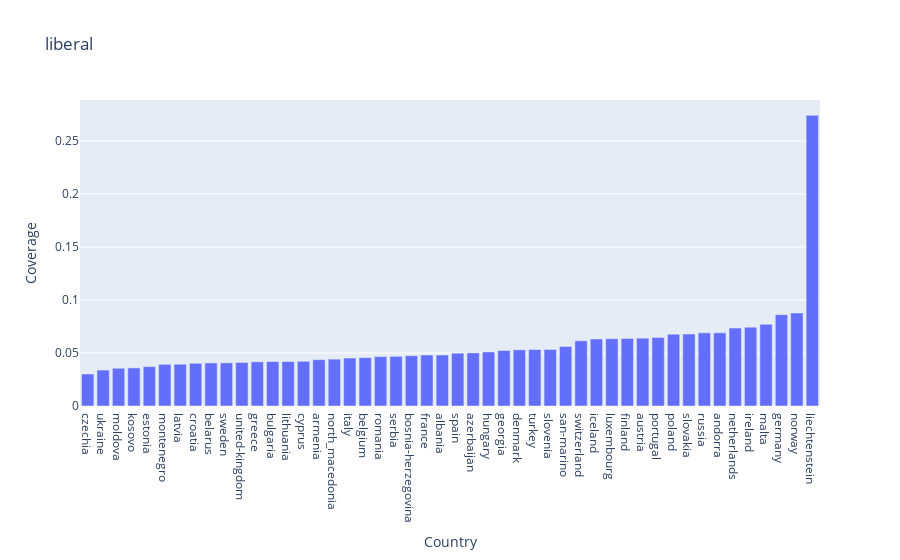

The code cell stored with this chart in its notebook:
### Code cell
# plot single topic
topic = 'liberal'
df_sorted = df.sort_values(by=topic, ascending=True)
fig = go.Figure(data=[go.Bar(x=df_sorted['country'], y=df_sorted[topic])])

# Customize the layout (optional)
fig.update_layout(title=topic, xaxis_title='Country', yaxis_title='Coverage')

# Display the chart
fig.show()

### Figure 1 — Plotly figure (JSON) as saved in the notebook; plotly's stock layout.template omitted (floating-point values rounded to 4 significant figures)
{"data": [{"type": "bar", "x": ["czechia", "ukraine", "moldova", "kosovo", "estonia", "montenegro", "latvia", "croatia", "belarus", "sweden", "united-kingdom", "greece", "bulgaria", "lithuania", "cyprus", "armenia", "north_macedonia", "italy", "belgium", "romania", "serbia", "bosnia-herzegovina", "france", "albania", "spain", "azerbaijan", "hungary", "georgia", "denmark", "turkey", "slovenia", "san-marino", "switzerland", "iceland", "luxembourg", "finland", "austria", "portugal", "poland", "slovakia", "russia", "andorra", "netherlands", "ireland", "malta", "germany", "norway", "liechtenstein"], "y": [0.03019, 0.03388, 0.03559, 0.03592, 0.03714, 0.03927, 0.03939, 0.04027, 0.04058, 0.04072, 0.04108, 0.04169, 0.04188, 0.04192, 0.04215, 0.04369, 0.04415, 0.04524, 0.04558, 0.04655, 0.04682, 0.04744, 0.04807, 0.04809, 0.04982, 0.0501, 0.05098, 0.05234, 0.05298, 0.05324, 0.05333, 0.05615, 0.06149, 0.06322, 0.06345, 0.06364, 0.06401, 0.0647, 0.06766, 0.06782, 0.06896, 0.069, 0.07352, 0.07435, 0.0771, 0.08611, 0.08769, 0.2741]}], "layout": {"autosize": true, "title": {"text": "liberal"}, "xaxis": {"autorange": true, "range": [-0.5, 47.5], "title": {"text": "Country"}, "type": "category"}, "yaxis": {"autorange": true, "range": [0, 0.2886], "title": {"text": "Coverage"}, "type": "linear"}}}
